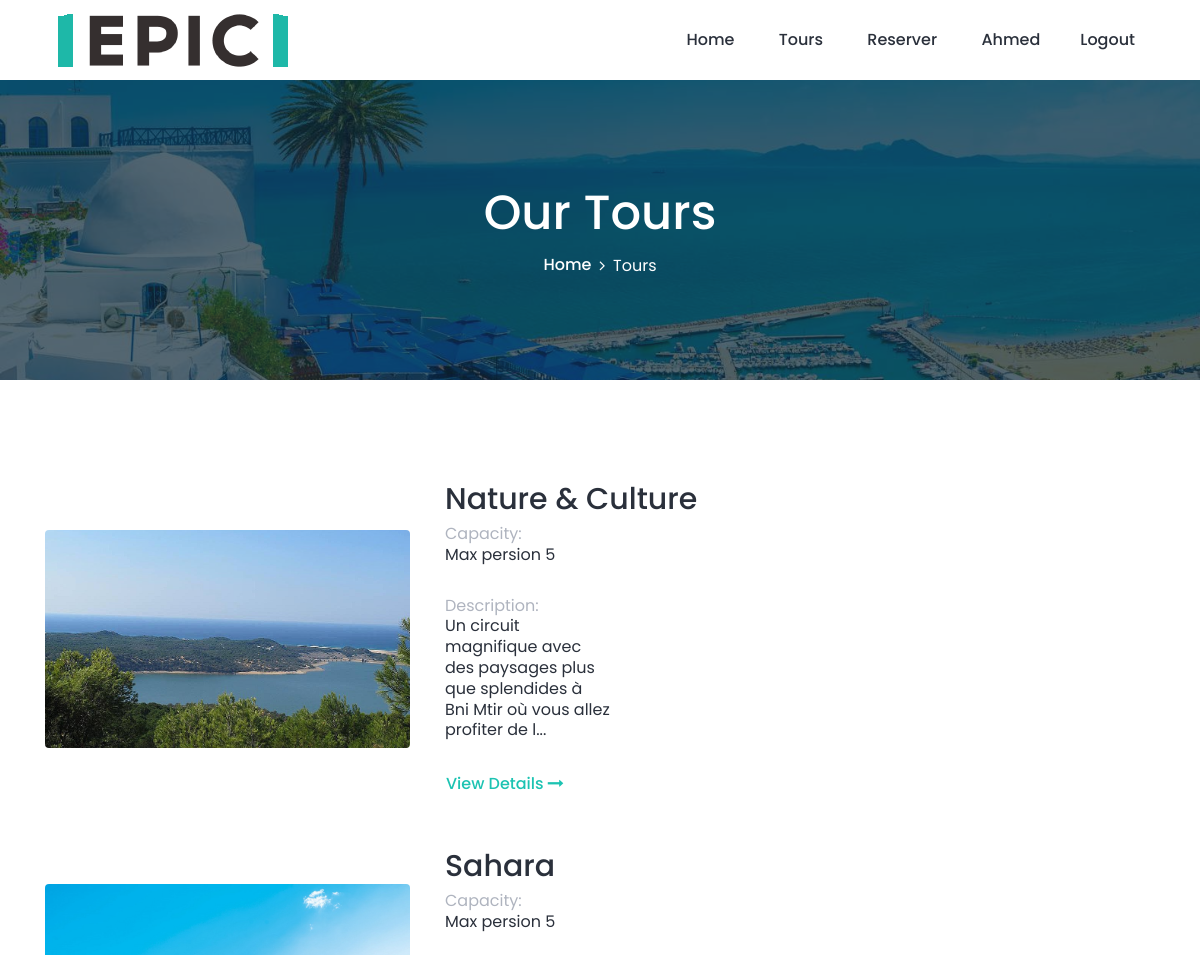
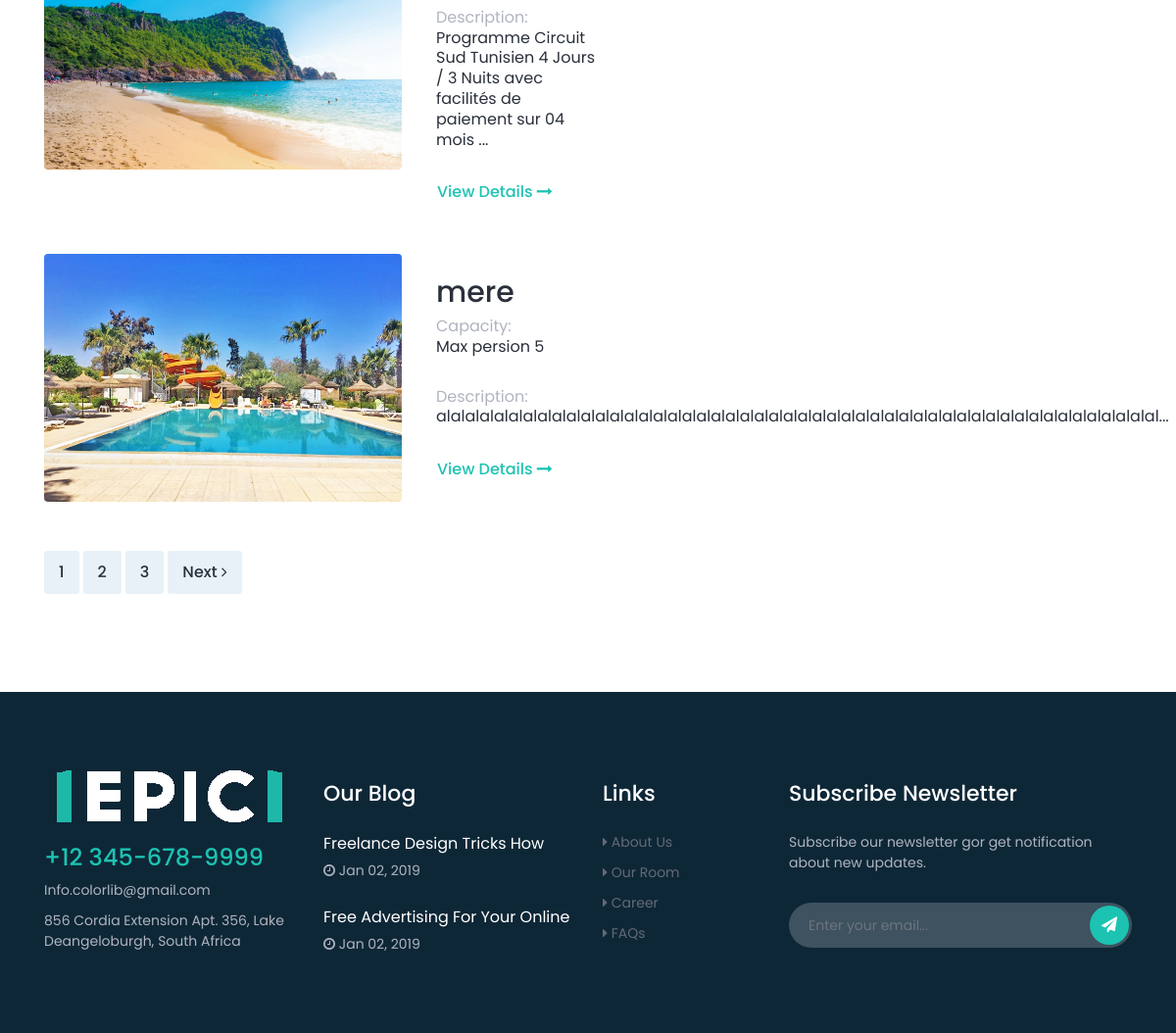
The page /projet/views/roberto/tours.php (signed in) on the database its author committed (2 pictures, top to bottom).
### tables this page shows
CREATE TABLE `circuit` (
  `themeCircuit` varchar(64) DEFAULT NULL,
  `descriptionCircuit` text NOT NULL,
  `dureeCircuit` varchar(11) NOT NULL,
  `transportCircuit` varchar(64) NOT NULL,
  `numCircuit` int(11) NOT NULL
);

### projet/views/roberto/tours.php (the view, shortened to what this page needs)
<!DOCTYPE html>
<html lang="fr">
<head>
    <link rel="stylesheet" href="style.css">
</head>
<body>
  <?php include("header.php"); ?>
    <div class="breadcrumb-area bg-img bg-overlay jarallax" style="background-image: url(img/bg-img/16.jpg);">
        <div class="container h-100">
            <div class="row h-100 align-items-center">
                <div class="col-12">
                    <div class="breadcrumb-content text-center">
                        <h2 class="page-title">Our Tours</h2>
                        <nav aria-label="breadcrumb">
                            <ol class="breadcrumb justify-content-center">
                                <li class="breadcrumb-item"><a href="index.php">Home</a></li>
                                <li class="breadcrumb-item active" aria-current="page">Tours</li>
                            </ol>
                        </nav>
                    </div>
                </div>
            </div>
        </div>
    </div>
    <div class="roberto-rooms-area section-padding-100-0">
        <div class="container">
            <div class="row">
                <div class="col-12 col-lg-8">
                    <?php
                      $sql="SELECT * FROM circuit ";
                      $db = config::getConnexion();
                      try{
                          $liste=$db->query($sql);
                          $i=56;
                          while($row = $liste->fetch()){?>
                    <div class="single-room-area d-flex align-items-center mb-50 wow fadeInUp" data-wow-delay="100ms">
                        <div class="room-thumbnail">
                            <img src="img/bg-img/<?php echo $i;?>.jpg" alt="">
                          </div>
                        <div class="room-content">
                            <h2><?php echo$row["themeCircuit"];?></h2>
                            <div class="room-feature">
                                <h6>Capacity: <span>Max persion 5</span></h6>
                            </div>
                            <div class="room-feature">
                                <h6>Description: <span><?php echo substr($row["descriptionCircuit"],0,100 )."...";?></span></h6>
                            </div>
                            <a href="#" class="btn view-detail-btn">View Details <i class="fa fa-long-arrow-right" aria-hidden="true"></i></a>
                        </div>
                    </div>
                    <?php
                    $i=$i+1;
                    }
                  }
                  catch (Exception $e){
                  }
                    ?>
                    <nav class="roberto-pagination wow fadeInUp mb-100" data-wow-delay="1000ms">
                        <ul class="pagination">
                            <li class="page-item"><a class="page-link" href="#">1</a></li>
                            <li class="page-item"><a class="page-link" href="#">2</a></li>
                            <li class="page-item"><a class="page-link" href="#">3</a></li>
                            <li class="page-item"><a class="page-link" href="#">Next <i class="fa fa-angle-right"></i></a></li>
                        </ul>
                    </nav>
                </div>
            </div>
        </div>
    </div>

### projet/views/roberto/header.php (shortened to what this page needs)
<header class="header-area">
    <div class="main-header-area">
        <div class="classy-nav-container breakpoint-off">
            <div class="container">
                <nav class="classy-navbar justify-content-between" id="robertoNav">
                    <a class="nav-brand" href="index.php"><img src="./img/core-img/logo.png" alt=""></a>
                    <div class="classy-menu">
                        <div class="classynav">
                            <ul id="nav">
                                <li class="active"><a href="./index.php">Home</a></li>
                                <li><a href="./tours.php">Tours</a></li>
                                <li><a href="./reservation.php">Reserver</a></li>
                                <?php
                                      if (isset($_SESSION["user"])){
                                      echo "<li><a href='#'>".$_SESSION["user"]."</a></li>";
                                      echo "<li><a href='logout.php'>Logout</a></li>";}
                                    else{
                                      echo "<li><a href='./signIn.php'>Sign In</a></li>";
                                      echo" <li><a href='./signUp.php'>Sign Up</a></li>";
                                    }
                                  ?>
                            </ul>
                        </div>
                    </div>
                </nav>
            </div>
        </div>
    </div>
</header>

### projet/views/roberto/css/default-assets/classy-nav.css (style rules this page uses)
.classy-nav-container { position: relative; z-index: 1; background-color: #ffffff; }
.classy-nav-container * { box-sizing: border-box; }
.classy-nav-container a { -webkit-transition-duration: 500ms; transition-duration: 500ms; text-decoration: none; outline: none; font-size: 14px; color: #232323; display: inline-block; }
.justify-content-between { -webkit-box-pack: justify; -ms-flex-pack: justify; justify-content: space-between; }
.justify-content-center { -webkit-box-pack: center; -ms-flex-pack: center; justify-content: center; }
.classy-navbar { width: 100%; height: 80px; display: -webkit-box; display: -ms-flexbox; display: flex; -webkit-box-align: center; -ms-flex-align: center; -ms-grid-row-align: center; align-items: center; }
.classy-navbar .nav-brand { font-size: 26px; font-weight: 500; color: #232323; display: inline-block; margin-right: 30px; }
.classynav ul li { display: inline-block; clear: both; position: inherit; z-index: 10; }
.classynav ul li a { padding: 0 15px; display: block; height: 40px; font-size: 14px; line-height: 39px; }
.breakpoint-off .classynav { display: -webkit-box; display: -ms-flexbox; display: flex; -webkit-box-align: center; -ms-flex-align: center; -ms-grid-row-align: center; align-items: center; }

### rows shown on the page
circuit: shows a picture, themeCircuit "Nature & Culture", descriptionCircuit "Un circuit magnifique avec des paysages plus que splendides à Bni Mtir où vous allez profiter de l"
circuit: shows a picture, themeCircuit "Sahara", descriptionCircuit "Programme Circuit Sud Tunisien 4 Jours / 3 Nuits avec facilités de paiement sur 04 mois"
circuit: shows a picture, themeCircuit "mere", descriptionCircuit "alalalalalalalalalalalalalalalalalalalalalalalalalalalalalalalalalalalalalalalalalalalalalalalalalal"

### other values the page prints
$_SESSION["user"] "Ahmed"
